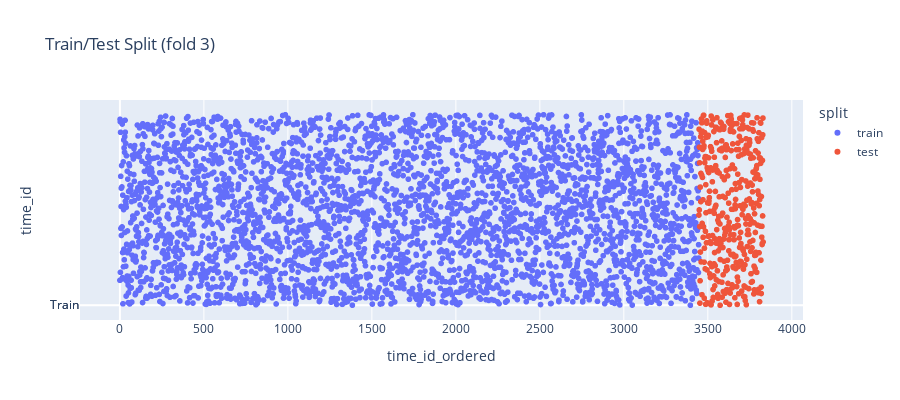

The notebook cell this image was saved under:
### Markdown cell above
The time reordering doesn't seem to follow any pattern:

### Code cell
import numpy as np
import pandas as pd
import plotly.express as px


train_data = enum_tcv[3][0]
test_data = enum_tcv[3][1]

# Build dataframe
df = pd.DataFrame({
    'time_id_ordered': np.arange(len(train_data)+len(test_data)), 
    'time_id': np.concatenate([train_data, test_data]),
    'split': ['train'] * len(train_data) + ['test'] * len(test_data),
    'y': [0] * len(train_data) + [1] * len(test_data)
})

# Plotly scatter plot
fig = px.scatter(
    df, x="time_id_ordered", y="time_id", color="split",
    hover_data=["time_id", "split"],  # hover info
    title="Train/Test Split (fold "+str(n_fold)+")",
    height=400
)
fig.update_yaxes(tickvals=[0, 1], ticktext=["Train", "Test"])
fig.show()

del df

### Figure 1 — Plotly figure (JSON) as saved in the notebook; plotly's stock layout.template omitted (floating-point values rounded to 4 significant figures; data arrays with more than 128 entries replaced by an {"elided": "..."} marker saying what was removed)
{"data": [{"customdata": {"elided": "3447x1 str values"}, "hovertemplate": "split=%{customdata[0]}<br>time_id_ordered=%{x}<br>time_id=%{y}<extra></extra>", "legendgroup": "train", "marker": {"color": "#636efa", "symbol": "circle"}, "mode": "markers", "name": "train", "showlegend": true, "type": "scattergl", "x": {"elided": "3447 int values"}, "xaxis": "x", "y": {"elided": "3447 int values"}, "yaxis": "y"}, {"customdata": {"elided": "383x1 str values"}, "hovertemplate": "split=%{customdata[0]}<br>time_id_ordered=%{x}<br>time_id=%{y}<extra></extra>", "legendgroup": "test", "marker": {"color": "#EF553B", "symbol": "circle"}, "mode": "markers", "name": "test", "showlegend": true, "type": "scattergl", "x": {"elided": "383 int values"}, "xaxis": "x", "y": {"elided": "383 int values"}, "yaxis": "y"}], "layout": {"height": 400, "legend": {"title": {"text": "split"}, "tracegroupgap": 0}, "title": {"text": "Train/Test Split (fold 3)"}, "xaxis": {"anchor": "y", "domain": [0, 1], "title": {"text": "time_id_ordered"}}, "yaxis": {"anchor": "x", "domain": [0, 1], "ticktext": ["Train", "Test"], "tickvals": [0, 1], "title": {"text": "time_id"}}}}
